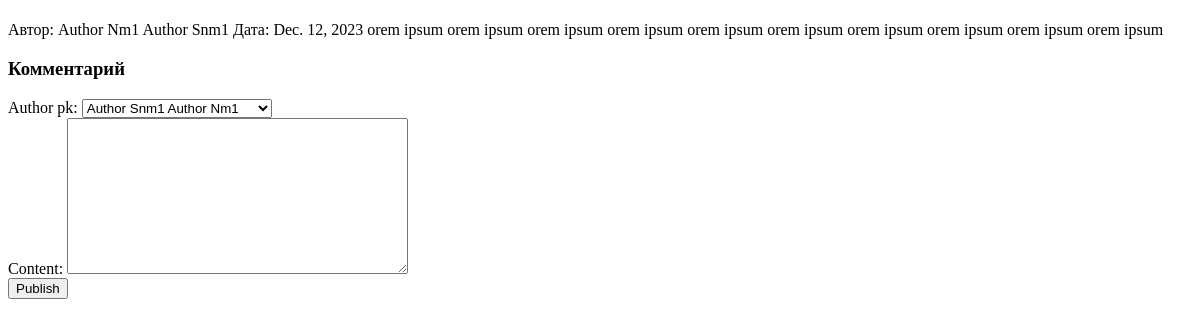
The app's page /article/get_article/1/, older data.
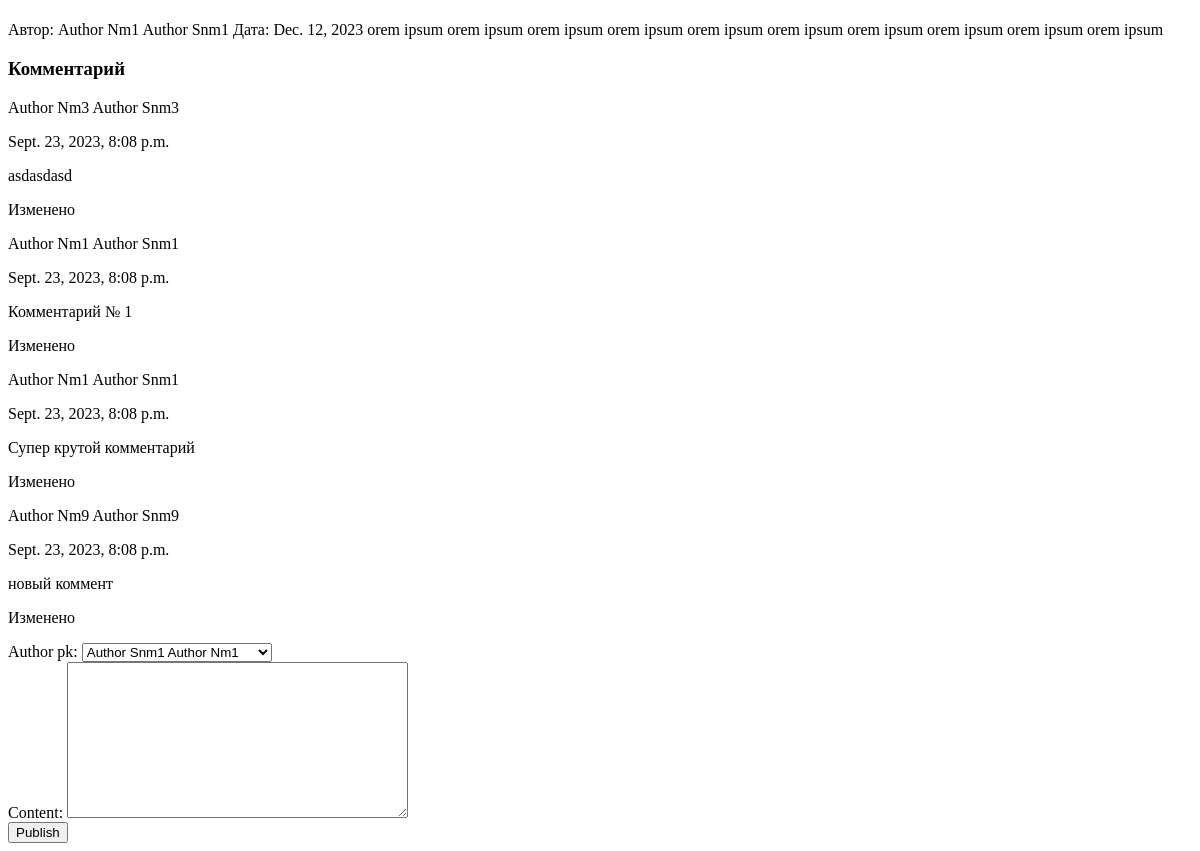
The same page, newer data.
### articlesapp/models.py (models this page shows, shortened)
class Article(models.Model):
    title = models.CharField(max_length=200)
    content = models.TextField()
    public_date = models.DateField(auto_now=True)
    author = models.ForeignKey(Author, on_delete=models.CASCADE)
    category = models.CharField(max_length=100)
    views = models.IntegerField(default=0)
    published = models.BooleanField(default=False)

class Author(models.Model):
    name = models.CharField(max_length=100)
    surname = models.CharField(max_length=100)
    email = models.EmailField(max_length=100)
    biography = models.TextField()
    birthday = models.DateField()
    def get_fullname(self):
        return f'{self.name} {self.surname}'

class Comment(models.Model):
    author = models.ForeignKey(Author, on_delete=models.CASCADE)
    article = models.ForeignKey(Article, on_delete=models.CASCADE)
    text = models.TextField()
    date_create = models.DateTimeField(auto_now_add=True)
    date_update = models.DateTimeField(auto_now=True)

### articlesapp/views.py (the view, shortened to what this page needs)
# urls.py: path('get_article/<int:article_id>/', views.get_article, name='get_article_and_add_comment'),
def get_article(request, article_id):
    article = get_object_or_404(Article, pk=article_id)
    author = get_object_or_404(Author, pk=article.author.pk)
    article.views += 1
    article.save()
    comments = Comment.objects.filter(article=article).all()
    context = {
        'article': article,
        'author': author,
        'comments': comments,
        'form': AddComment,
        'button': 'Publish',
    }
    return render(request, template_name='articlesapp/article.html', context=context)

### articlesapp/templates/articlesapp/article.html (shortened to what this page needs)
<!doctype html>
<html lang="en">
<head>
</head>
<body>
Автор: {{ article.author.get_fullname }}
Дата: {{ article.public_date }}
{{ article.content }}
<h3>Комментарий</h3>
<div>
    {% for comment in comments %}
    <p>{{ comment.author.get_fullname }}</p>
    <p>{{ comment.date_update }}</p>
    <p>{{ comment.text }}</p>
    {% if comment.date_update > comment.date_create %}
    <p>Изменено</p>
    {% endif %}
    {% endfor %}
</div>
<div>
    <form action="" method="post">
        {{ form.as_div }}
        <input type="submit" value="{{ button }}">
    </form>
</div>
</body>
</html>

Row changes from the older to the newer data that the page shows:
added Comment: author.get_fullname "Author Nm3 Author Snm3", date_update "Sept. 23, 2023, 8:08 p.m.", text "asdasdasd", shows "Изменено"
added Comment: author.get_fullname "Author Nm1 Author Snm1", date_update "Sept. 23, 2023, 8:08 p.m.", text "Комментарий № 1", shows "Изменено"
added Comment: author.get_fullname "Author Nm1 Author Snm1", date_update "Sept. 23, 2023, 8:08 p.m.", text "Супер крутой комментарий", shows "Изменено"
added Comment: author.get_fullname "Author Nm9 Author Snm9", date_update "Sept. 23, 2023, 8:08 p.m.", text "новый коммент", shows "Изменено"
